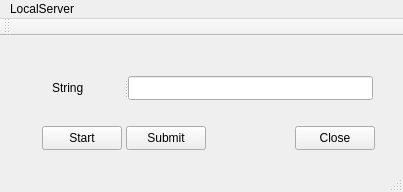
<?xml version="1.0" encoding="UTF-8"?>
<ui version="4.0">
 <class>MainWindow</class>
 <widget class="QMainWindow" name="MainWindow">
  <property name="geometry">
   <rect>
    <x>0</x>
    <y>0</y>
    <width>403</width>
    <height>192</height>
   </rect>
  </property>
  <property name="windowTitle">
   <string>MainWindow</string>
  </property>
  <widget class="QWidget" name="centralWidget">
   <widget class="QPushButton" name="startButton">
    <property name="geometry">
     <rect>
      <x>42</x>
      <y>90</y>
      <width>80</width>
      <height>24</height>
     </rect>
    </property>
    <property name="text">
     <string>Start</string>
    </property>
   </widget>
   <widget class="QPushButton" name="exitButton">
    <property name="geometry">
     <rect>
      <x>295</x>
      <y>90</y>
      <width>80</width>
      <height>24</height>
     </rect>
    </property>
    <property name="text">
     <string>Close</string>
    </property>
   </widget>
   <widget class="QPushButton" name="submitButton">
    <property name="geometry">
     <rect>
      <x>126</x>
      <y>90</y>
      <width>80</width>
      <height>24</height>
     </rect>
    </property>
    <property name="text">
     <string>Submit</string>
    </property>
   </widget>
   <widget class="QSplitter" name="splitter">
    <property name="geometry">
     <rect>
      <x>52</x>
      <y>40</y>
      <width>321</width>
      <height>24</height>
     </rect>
    </property>
    <property name="orientation">
     <enum>Qt::Horizontal</enum>
    </property>
    <widget class="QLabel" name="label">
     <property name="text">
      <string>String</string>
     </property>
    </widget>
    <widget class="QLineEdit" name="lineEdit"/>
   </widget>
  </widget>
  <widget class="QMenuBar" name="menuBar">
   <property name="geometry">
    <rect>
     <x>0</x>
     <y>0</y>
     <width>403</width>
     <height>22</height>
    </rect>
   </property>
   <widget class="QMenu" name="menuLocalServer">
    <property name="title">
     <string>LocalServer</string>
    </property>
   </widget>
   <addaction name="menuLocalServer"/>
  </widget>
  <widget class="QToolBar" name="mainToolBar">
   <attribute name="toolBarArea">
    <enum>TopToolBarArea</enum>
   </attribute>
   <attribute name="toolBarBreak">
    <bool>false</bool>
   </attribute>
  </widget>
  <widget class="QStatusBar" name="statusBar"/>
 </widget>
 <layoutdefault spacing="6" margin="11"/>
 <resources/>
 <connections/>
</ui>
